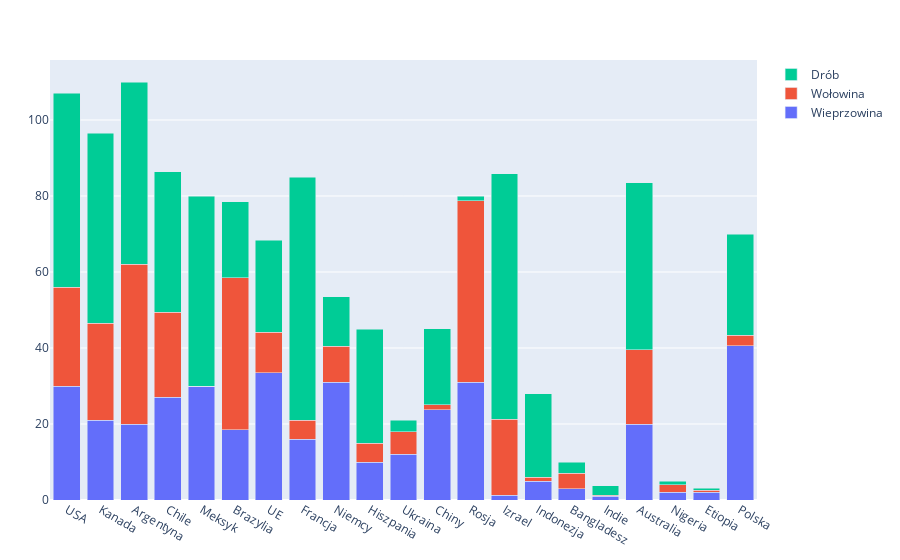

The notebook cell saved with this chart:
### Markdown cell above
Na następnych wykresach przedstawimy spożycie mięsa w wybranych krajach oraz zużycie wody, jakie ono generuje - na osobę oraz jako cały kraj. Warto zwrócić uwagę na różnice w ilości spożywanego mięsa w różnych krajach oraz jak to się rozkłąda patrząc na rodzaj mięsa - często powodem jest religia.

### Code cell
kraje2 = DataFrame(CSV.File("krajev2.csv"))
show(kraje2,allrows=true,allcols=true)

using PlotlyJS
kraje = kraje2[:,"kraje"]
y1=kraje2[:,"pork"]
y2=kraje2[:,"beef"]
y3=kraje2[:,"poultry"]
w = plot([
    bar(name="Wieprzowina", x=kraje, y=y1)
    bar(name="Wołowina", x=kraje, y=y2)
    bar(name="Drób", x=kraje, y=y3)
], Layout(barmode="stack"))

### Figure 1 — Plotly figure (JSON) as saved in the notebook; plotly's stock layout.template omitted (floating-point values rounded to 4 significant figures)
{"data": [{"name": "Wieprzowina", "type": "bar", "x": ["USA", "Kanada", "Argentyna", "Chile", "Meksyk", "Brazylia", "UE", "Francja", "Niemcy", "Hiszpania", "Ukraina", "Chiny", "Rosja", "Izrael", "Indonezja", "Bangladesz", "Indie", "Australia", "Nigeria", "Etiopia", "Polska"], "y": [30, 21, 20, 27, 30, 18.5, 33.5, 16, 31, 10, 12, 23.7, 31, 1.3, 5, 3, 1, 20, 2, 2, 40.6]}, {"name": "Wołowina", "type": "bar", "x": ["USA", "Kanada", "Argentyna", "Chile", "Meksyk", "Brazylia", "UE", "Francja", "Niemcy", "Hiszpania", "Ukraina", "Chiny", "Rosja", "Izrael", "Indonezja", "Bangladesz", "Indie", "Australia", "Nigeria", "Etiopia", "Polska"], "y": [26, 25.5, 42, 22.4, 0, 40, 10.6, 5, 9.4, 5, 6, 1.4, 47.7, 20, 1, 4, 0.2, 19.5, 2, 0.55, 2.8]}, {"name": "Drób", "type": "bar", "x": ["USA", "Kanada", "Argentyna", "Chile", "Meksyk", "Brazylia", "UE", "Francja", "Niemcy", "Hiszpania", "Ukraina", "Chiny", "Rosja", "Izrael", "Indonezja", "Bangladesz", "Indie", "Australia", "Nigeria", "Etiopia", "Polska"], "y": [51, 50, 48, 37, 50, 20, 24.3, 64, 13.1, 30, 3, 20, 1.3, 64.5, 22, 3, 2.5, 44, 1, 0.55, 26.6]}], "layout": {"barmode": "stack", "margin": {"b": 50, "l": 50, "r": 50, "t": 60}}}
